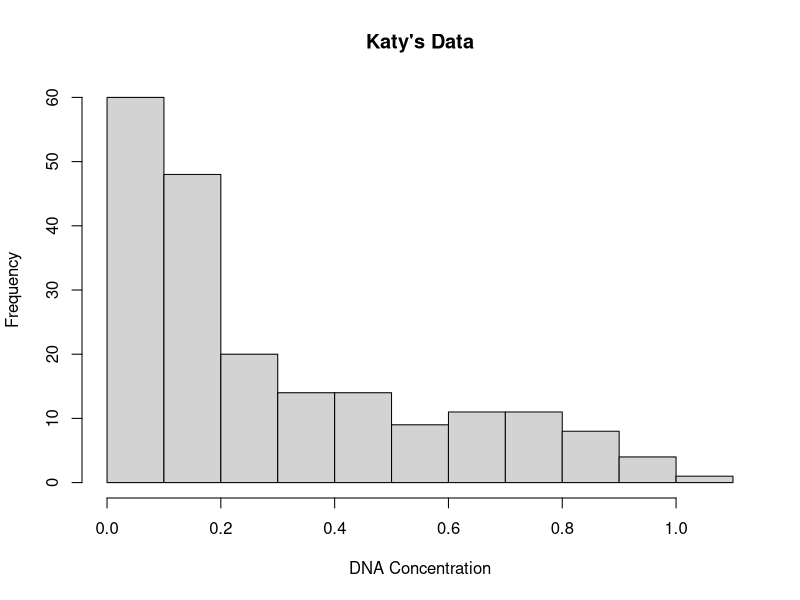
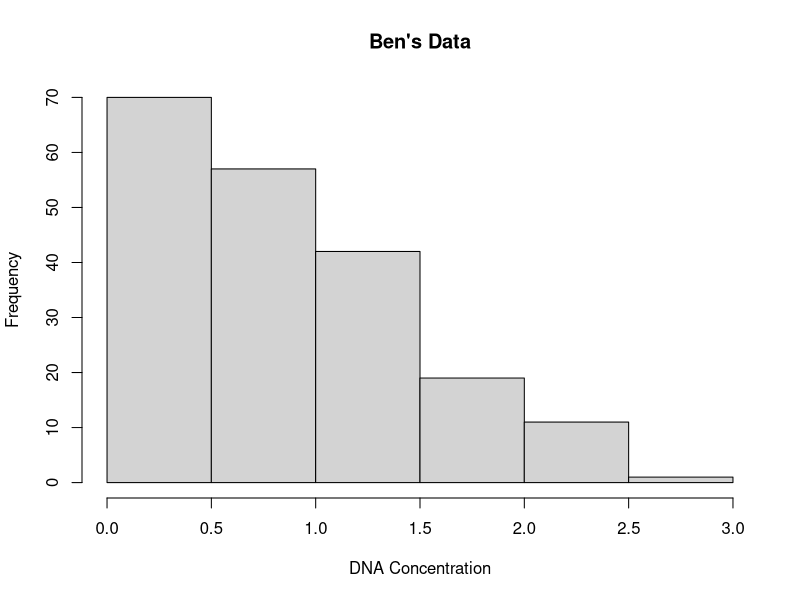
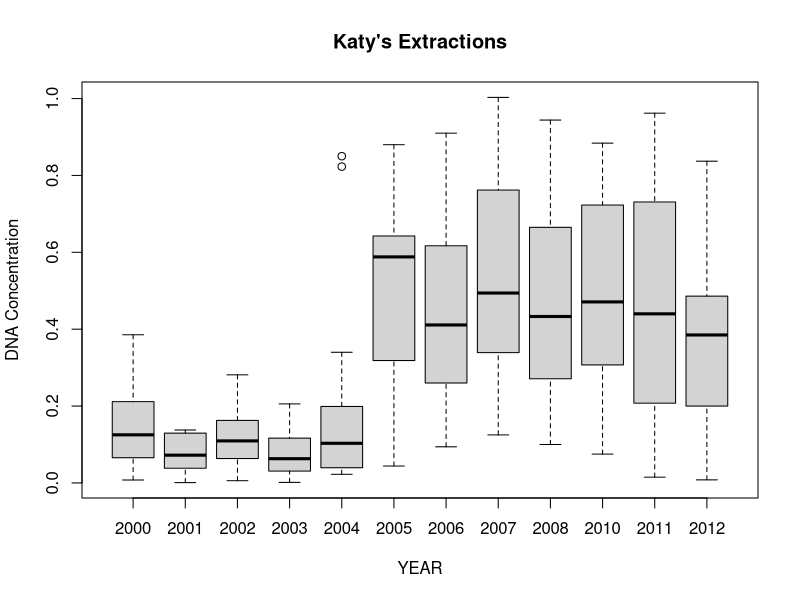
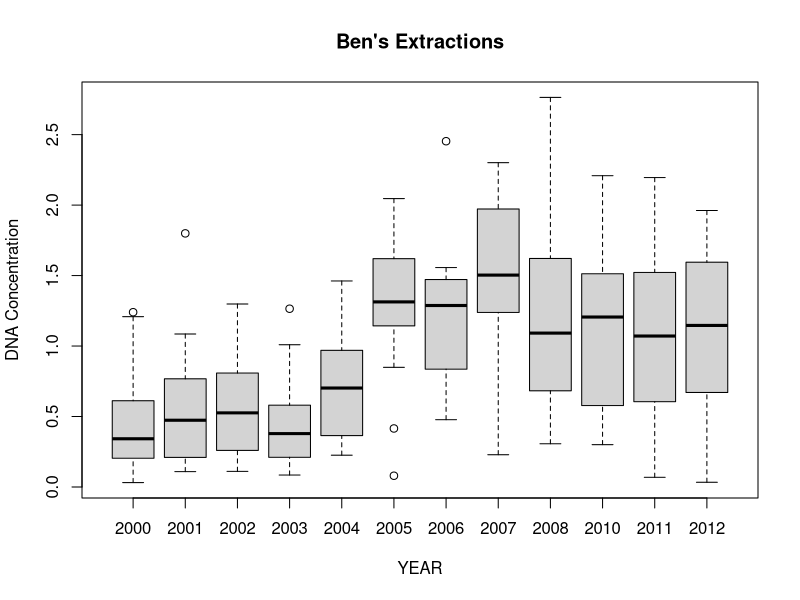

Generate these figures, in order, with R: (Note: this script raises an error after producing the figures.)
#load dataset
df <- read.csv("./Exam_1/DNA_Conc_by_Extraction_Date.csv", stringsAsFactors = FALSE)
#summary of data
summary(df)
library(tidyverse)
glimpse(df)
class(df$Year_Collected)
class(df$Extract.Code)
class(df$DNA_Concentration_Ben)
#histograms
jpeg("Katy_hist.jpeg")
hist(x=df$DNA_Concentration_Katy,main="Katy's Data",xlab="DNA Concentration")
dev.off()
jpeg("Ben_hist.jpeg")
hist(x=df$DNA_Concentration_Ben,main="Ben's Data",xlab="DNA Concentration")
dev.off()
#Look at DNA concentrations from the different extraction years & Save them
jpeg("BACKMAN_Plot1.jpeg")
boxplot(df$DNA_Concentration_Katy~df$Year_Collected,
        main="Katy's Extractions",xlab="YEAR",ylab="DNA Concentration")
dev.off()
jpeg("BACKMAN_Plot2.jpeg")
boxplot(df$DNA_Concentration_Ben~df$Year_Collected,
        main="Ben's Extractions",xlab="YEAR",ylab="DNA Concentration")
dev.off()

#Ben vs Katy's concentrations..
summary(df$DNA_Concentration_Katy)
summary(df$DNA_Concentration_Ben)
summary(df$Year_Collected)
plot(x=df$DNA_Concentration_Ben,y=df$Extract.Code)
plot(x=df$DNA_Concentration_Katy,y=df$Extract.Code)
plot(x=df$DNA_Concentration_Ben,y=df$DNA_Concentration_Katy)
bensummary <- summary(df$DNA_Concentration_Ben)
katysummary <- summary(df$DNA_Concentration_Katy)
cbind(bensummary, katysummary)

#Which YEAR was Ben's performance the lowest RELATIVE to Katy's?
df$C <- (df$DNA_Concentration_Ben - df$DNA_Concentration_Katy)
min(df$C)
df$Year_Collected[df$C == min(df$C)]
#Answer= 2000

#Subset df to just "Downstairs Lab"
#####MAKE A SUBSET
library(tidyverse)
down <- df %>% filter(Lab == "Downstairs")
down$Date_Collected <- as.POSIXct(down$Date_Collected)

class(df$Date_Collected)
df$Date_Collected <- as.character(df$Date_Collected)
class(df$Date_Collected)

jpeg("Downstairs.jpeg")
plot(down$Date_Collected,down$DNA_Concentration_Ben,
     main= "Ben, Downstairs, by Date_Collected",
     xlab= "Date Collected", ylab= "DNA Concentration")
dev.off()
